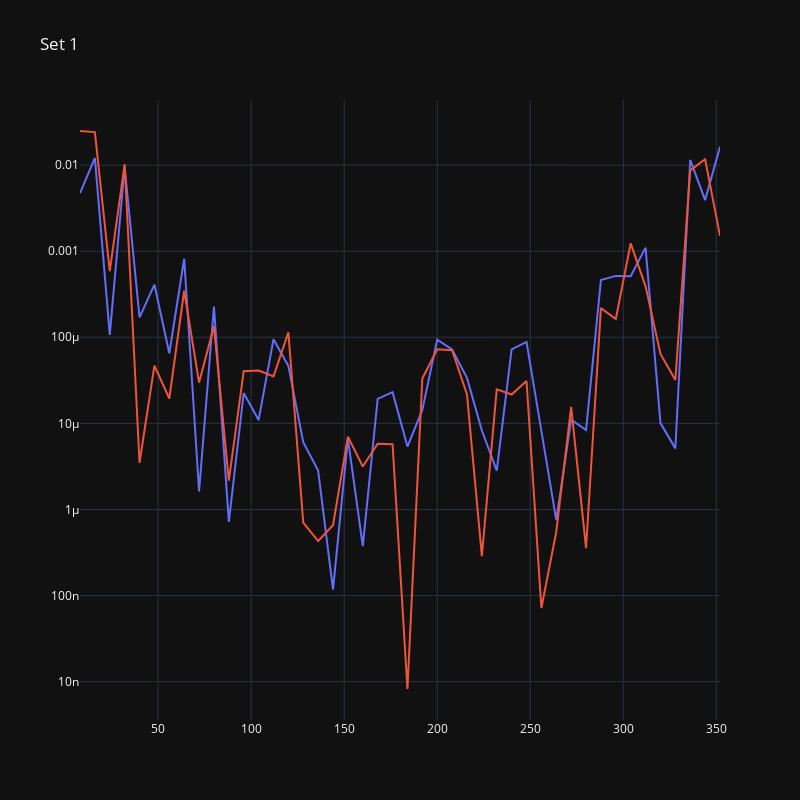

Notebook cell for this chart:
### Code cell
def test(setNum, fit):
    dats = getSet(data, setNum-1)
    n = np.array(dats['#Set'])
    ind = np.array(dats['index'])
    k = np.array(dats['k'])
    qq = np.array(dats['QQ'])
    xb = np.array(dats['x_b'])
    t = np.array(dats['t'])
    phi = np.array(dats['phi_x'])
    F = np.array(dats['F'])
    errF = np.array(dats['sigmaF'])
    varF = np.array(dats['varF']) 
    F1 = np.array(dats['F1'])
    F2 = np.array(dats['F2'])
    const = np.array(dats['dvcs'])
    trueReH = np.array(dats['ReH'])
    trueReE = np.array(dats['ReE'])
    trueReHT = np.array(dats['ReHTilde'])
    xdat = np.transpose(np.array([phi, k, qq, xb, t, F1, F2, const]))
    fig = go.Figure()
    
    se = np.power(np.subtract(F,bhdvcs.TotalUUXS(xdat,fit[0],fit[1],fit[2])),2)
    #fig.add_trace(go.Bar(x=phi, y=se, name='Fit'))
    fig.add_trace(go.Scatter(x=phi, y=se, mode='lines', name='Fit'))
    truese = np.power(np.subtract(F,bhdvcs.TotalUUXS(xdat,trueReH[0],trueReE[0],trueReHT[0])),2)
    #fig.add_trace(go.Bar(x=phi, y=truese, name='True'))
    fig.add_trace(go.Scatter(x=phi, y=truese, mode='lines', name='True'))
    fig.update_yaxes(type="log")
    fig.update_layout(template="plotly_dark",title_text="Set "+str(setNum),showlegend=False,width=800,height=800)
    fig.show()
test(1, gridfit(1))

### Figure 1 — Plotly figure (JSON) as saved in the notebook; plotly's stock layout.template omitted (floating-point values rounded to 4 significant figures)
{"data": [{"mode": "lines", "name": "Fit", "type": "scatter", "x": [8, 16, 24, 32, 40, 48, 56, 64, 72, 80, 88, 96, 104, 112, 120, 128, 136, 144, 152, 160, 168, 176, 184, 192, 200, 208, 216, 224, 232, 240, 248, 256, 264, 272, 280, 288, 296, 304, 312, 320, 328, 336, 344, 352], "y": [0.004711, 0.01209, 0.0001068, 0.009558, 0.00017, 0.0004094, 6.523e-05, 0.0008161, 1.622e-06, 0.0002267, 7.177e-07, 2.253e-05, 1.092e-05, 9.484e-05, 4.648e-05, 6.052e-06, 2.832e-06, 1.174e-07, 6.633e-06, 3.747e-07, 1.922e-05, 2.303e-05, 5.375e-06, 1.434e-05, 9.391e-05, 7.208e-05, 3.377e-05, 8.259e-06, 2.822e-06, 7.222e-05, 8.826e-05, 8.013e-06, 7.534e-07, 1.103e-05, 8.358e-06, 0.0004618, 0.000516, 0.0005128, 0.0011, 1.006e-05, 5.122e-06, 0.01146, 0.003923, 0.01635]}, {"mode": "lines", "name": "True", "type": "scatter", "x": [8, 16, 24, 32, 40, 48, 56, 64, 72, 80, 88, 96, 104, 112, 120, 128, 136, 144, 152, 160, 168, 176, 184, 192, 200, 208, 216, 224, 232, 240, 248, 256, 264, 272, 280, 288, 296, 304, 312, 320, 328, 336, 344, 352], "y": [0.02488, 0.02414, 0.0005851, 0.01023, 3.489e-06, 4.675e-05, 1.944e-05, 0.0003469, 2.977e-05, 0.0001338, 2.165e-06, 4.042e-05, 4.099e-05, 3.5e-05, 0.0001138, 7.035e-07, 4.3e-07, 6.557e-07, 7.011e-06, 3.15e-06, 5.799e-06, 5.712e-06, 8.215e-09, 3.32e-05, 7.272e-05, 7.086e-05, 2.17e-05, 2.865e-07, 2.479e-05, 2.162e-05, 3.105e-05, 7.16e-08, 5.513e-07, 1.557e-05, 3.549e-07, 0.0002178, 0.0001632, 0.001234, 0.0003909, 6.397e-05, 3.187e-05, 0.008688, 0.01167, 0.001503]}], "layout": {"height": 800, "showlegend": false, "title": {"text": "Set 1"}, "width": 800, "xaxis": {"autorange": true, "range": [8, 352], "type": "linear"}, "yaxis": {"autorange": true, "range": [-8.445, -1.244], "type": "log"}}}
